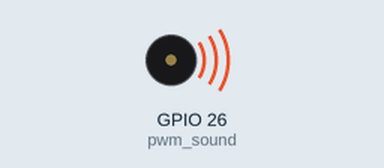
The program below on a simulated ESP32 board running MicroPython. Shown: buzzer (waves = sounding). What the program prints to the serial console is not drawn.

Above: at 0.09 s.
Timing chart, 0 to 3.3 s (numbered marks = the images above):
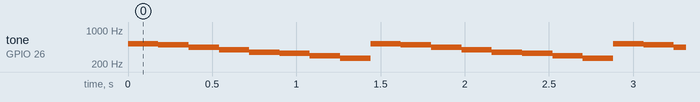

The program:

list4.py
```python
#
# list4
#
from machine import Pin
from machine import PWM
import utime

# set GPIO AND PWM
pwm_sound = PWM(Pin(26))
pwm_sound.duty(int(1024/2))

G3=196
A3=220
B3=246
C4=262
D4=294
E4=330
F4=349
G4=392
A4=440
B4=494
C5=523

#CHIME1=(C5, B4, A4, G4, F4, E4, D4, C4, B3, A3, G3)
CHIME1=(C5, B4, A4, G4, F4, E4, D4, C4)

while True:
    for freq in CHIME1:
        pwm_sound.freq(freq)
        print(freq)
        utime.sleep_ms(180)

pwm_sound.duty(0) # to stop sound
```

Measured:
- by itself, tone on GPIO 26 (pwm_sound): repeats every 1.4 s: 494 Hz 0.18 s, 440 Hz 0.18 s, 392 Hz 0.18 s, 349 Hz 0.18 s, 330 Hz 0.18 s, 294 Hz 0.18 s, 262 Hz 0.18 s, 523 Hz 0.18 s
